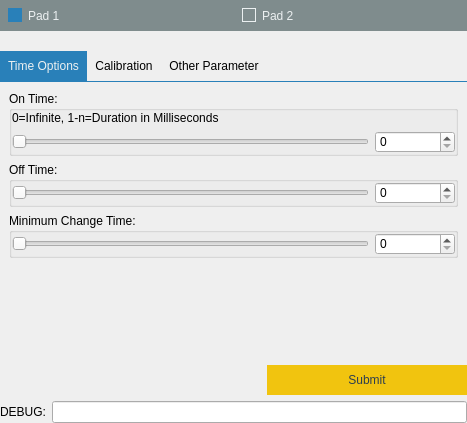
<?xml version="1.0" encoding="UTF-8"?>
<ui version="4.0">
 <class>ConfigurationDialog</class>
 <widget class="QDialog" name="ConfigurationDialog">
  <property name="geometry">
   <rect>
    <x>0</x>
    <y>0</y>
    <width>467</width>
    <height>423</height>
   </rect>
  </property>
  <property name="windowTitle">
   <string>Dialog</string>
  </property>
  <layout class="QGridLayout" name="gridLayout">
   <property name="leftMargin">
    <number>0</number>
   </property>
   <property name="topMargin">
    <number>0</number>
   </property>
   <property name="rightMargin">
    <number>0</number>
   </property>
   <property name="bottomMargin">
    <number>0</number>
   </property>
   <item row="0" column="0">
    <widget class="QWidget" name="widget_4" native="true">
     <layout class="QHBoxLayout" name="horizontalLayout_3">
      <property name="spacing">
       <number>0</number>
      </property>
      <property name="leftMargin">
       <number>0</number>
      </property>
      <property name="topMargin">
       <number>0</number>
      </property>
      <property name="rightMargin">
       <number>0</number>
      </property>
      <property name="bottomMargin">
       <number>0</number>
      </property>
      <item>
       <widget class="QRadioButton" name="pad1Button">
        <property name="styleSheet">
         <string notr="true">QRadioButton{
     background:#7f8c8d;
	padding: 8px;
	color:#ecf0f1;
}
QRadioButton:indicator{
     background:#7f8c8d;
	  border-radius: 8px;
	border: 1px solid #ecf0f1;
}
 QRadioButton::indicator::unchecked {
     background:#7f8c8d;

 }
 QRadioButton::indicator::checked {
     background:#2980b9;
	border:transparent;
 }
</string>
        </property>
        <property name="text">
         <string>Pad 1</string>
        </property>
        <property name="checked">
         <bool>true</bool>
        </property>
        <property name="autoExclusive">
         <bool>true</bool>
        </property>
       </widget>
      </item>
      <item>
       <widget class="QRadioButton" name="pad2Button">
        <property name="styleSheet">
         <string notr="true">QRadioButton{
     background:#7f8c8d;
	padding: 8px;
	color:#ecf0f1;
}
QRadioButton:indicator{
     background:#7f8c8d;
	  border-radius: 8px;
	border: 1px solid #ecf0f1;
}
 QRadioButton::indicator::unchecked {
     background:#7f8c8d;

 }
 QRadioButton::indicator::checked {
     background:#2980b9;
	border:transparent;
 }
</string>
        </property>
        <property name="text">
         <string>Pad 2</string>
        </property>
       </widget>
      </item>
     </layout>
    </widget>
   </item>
   <item row="1" column="0">
    <widget class="QWidget" name="stateWidget" native="true">
     <property name="minimumSize">
      <size>
       <width>0</width>
       <height>8</height>
      </size>
     </property>
     <property name="maximumSize">
      <size>
       <width>16777215</width>
       <height>8</height>
      </size>
     </property>
     <layout class="QHBoxLayout" name="horizontalLayout_7"/>
    </widget>
   </item>
   <item row="2" column="0">
    <widget class="QWidget" name="widget" native="true">
     <property name="sizePolicy">
      <sizepolicy hsizetype="MinimumExpanding" vsizetype="MinimumExpanding">
       <horstretch>0</horstretch>
       <verstretch>0</verstretch>
      </sizepolicy>
     </property>
     <property name="minimumSize">
      <size>
       <width>0</width>
       <height>120</height>
      </size>
     </property>
     <layout class="QHBoxLayout" name="horizontalLayout_5">
      <property name="spacing">
       <number>0</number>
      </property>
      <property name="leftMargin">
       <number>0</number>
      </property>
      <property name="topMargin">
       <number>0</number>
      </property>
      <property name="rightMargin">
       <number>0</number>
      </property>
      <property name="bottomMargin">
       <number>0</number>
      </property>
      <item>
       <widget class="QWidget" name="widget_2" native="true">
        <layout class="QVBoxLayout" name="verticalLayout_8">
         <property name="leftMargin">
          <number>0</number>
         </property>
         <property name="topMargin">
          <number>0</number>
         </property>
         <property name="rightMargin">
          <number>0</number>
         </property>
         <property name="bottomMargin">
          <number>0</number>
         </property>
        </layout>
       </widget>
      </item>
      <item>
       <widget class="QWidget" name="widget_6" native="true">
        <property name="minimumSize">
         <size>
          <width>0</width>
          <height>127</height>
         </size>
        </property>
        <layout class="QHBoxLayout" name="horizontalLayout_12">
         <property name="spacing">
          <number>0</number>
         </property>
         <property name="leftMargin">
          <number>0</number>
         </property>
         <property name="topMargin">
          <number>0</number>
         </property>
         <property name="rightMargin">
          <number>0</number>
         </property>
         <property name="bottomMargin">
          <number>0</number>
         </property>
         <item>
          <widget class="QTabWidget" name="tabWidget">
           <property name="styleSheet">
            <string notr="true"> QTabWidget::pane { /* The tab widget frame */
	border:none;
   border-top: 1px solid #2980b9;
	background:transparent;
 }

 QTabWidget::tab-bar {
     left: 0px; /* move to the right by 5px */
 }

 /* Style the tab using the tab sub-control. Note that
     it reads QTabBar _not_ QTabWidget */
 QTabBar::tab {
	background:transparent;
	min-width: 8ex;
    padding: 8px;
 }

 QTabBar::tab:selected, QTabBar::tab:hover {
     background: #2980b9;
	 color:#ecf0f1;
 }

 QTabBar::tab:selected {
     border-color: #9B9B9B;
     border-bottom-color: #C2C7CB; /* same as pane color */
 }

 QTabBar::tab:!selected {
 }

 /* make use of negative margins for overlapping tabs */
 QTabBar::tab:selected {

 }

 QTabBar::tab:first:selected {
     margin-left: 0; /* the first selected tab has nothing to overlap with on the left */
 }

 QTabBar::tab:last:selected {
     margin-right: 0; /* the last selected tab has nothing to overlap with on the right */
 }

 QTabBar::tab:only-one {
     margin: 0; /* if there is only one tab, we don't want overlapping margins */
 }</string>
           </property>
           <property name="currentIndex">
            <number>0</number>
           </property>
           <widget class="QWidget" name="tab">
            <attribute name="title">
             <string>Time Options</string>
            </attribute>
            <layout class="QVBoxLayout" name="verticalLayout">
             <item>
              <widget class="QGroupBox" name="groupBox_2">
               <property name="sizePolicy">
                <sizepolicy hsizetype="Preferred" vsizetype="Fixed">
                 <horstretch>0</horstretch>
                 <verstretch>0</verstretch>
                </sizepolicy>
               </property>
               <property name="title">
                <string>On Time:</string>
               </property>
               <layout class="QVBoxLayout" name="verticalLayout_3">
                <property name="leftMargin">
                 <number>0</number>
                </property>
                <property name="topMargin">
                 <number>0</number>
                </property>
                <property name="rightMargin">
                 <number>0</number>
                </property>
                <property name="bottomMargin">
                 <number>0</number>
                </property>
                <item>
                 <widget class="QLabel" name="label_2">
                  <property name="text">
                   <string>0=Infinite, 1-n=Duration in Milliseconds</string>
                  </property>
                 </widget>
                </item>
                <item>
                 <widget class="QWidget" name="widget_9" native="true">
                  <layout class="QHBoxLayout" name="horizontalLayout">
                   <property name="leftMargin">
                    <number>0</number>
                   </property>
                   <property name="topMargin">
                    <number>0</number>
                   </property>
                   <property name="rightMargin">
                    <number>0</number>
                   </property>
                   <property name="bottomMargin">
                    <number>0</number>
                   </property>
                   <item>
                    <widget class="QSlider" name="onTimeSlider">
                     <property name="maximum">
                      <number>127</number>
                     </property>
                     <property name="orientation">
                      <enum>Qt::Horizontal</enum>
                     </property>
                    </widget>
                   </item>
                   <item>
                    <widget class="QSpinBox" name="onTimeBox">
                     <property name="sizePolicy">
                      <sizepolicy hsizetype="Minimum" vsizetype="Fixed">
                       <horstretch>0</horstretch>
                       <verstretch>0</verstretch>
                      </sizepolicy>
                     </property>
                     <property name="minimumSize">
                      <size>
                       <width>80</width>
                       <height>0</height>
                      </size>
                     </property>
                     <property name="maximum">
                      <number>200000</number>
                     </property>
                    </widget>
                   </item>
                  </layout>
                 </widget>
                </item>
               </layout>
              </widget>
             </item>
             <item>
              <widget class="QGroupBox" name="groupBox_5">
               <property name="sizePolicy">
                <sizepolicy hsizetype="MinimumExpanding" vsizetype="Fixed">
                 <horstretch>0</horstretch>
                 <verstretch>0</verstretch>
                </sizepolicy>
               </property>
               <property name="title">
                <string>Off Time:</string>
               </property>
               <layout class="QVBoxLayout" name="verticalLayout_7">
                <property name="leftMargin">
                 <number>0</number>
                </property>
                <property name="topMargin">
                 <number>0</number>
                </property>
                <property name="rightMargin">
                 <number>0</number>
                </property>
                <property name="bottomMargin">
                 <number>0</number>
                </property>
                <item>
                 <widget class="QWidget" name="widget_18" native="true">
                  <layout class="QHBoxLayout" name="horizontalLayout_14">
                   <property name="leftMargin">
                    <number>0</number>
                   </property>
                   <property name="topMargin">
                    <number>0</number>
                   </property>
                   <property name="rightMargin">
                    <number>0</number>
                   </property>
                   <property name="bottomMargin">
                    <number>0</number>
                   </property>
                   <item>
                    <widget class="QSlider" name="offTimeSlider">
                     <property name="maximum">
                      <number>5000</number>
                     </property>
                     <property name="orientation">
                      <enum>Qt::Horizontal</enum>
                     </property>
                    </widget>
                   </item>
                   <item>
                    <widget class="QSpinBox" name="offTimeBox">
                     <property name="minimumSize">
                      <size>
                       <width>80</width>
                       <height>0</height>
                      </size>
                     </property>
                     <property name="maximum">
                      <number>200000</number>
                     </property>
                    </widget>
                   </item>
                  </layout>
                 </widget>
                </item>
               </layout>
              </widget>
             </item>
             <item>
              <widget class="QGroupBox" name="groupBox">
               <property name="sizePolicy">
                <sizepolicy hsizetype="MinimumExpanding" vsizetype="Fixed">
                 <horstretch>0</horstretch>
                 <verstretch>0</verstretch>
                </sizepolicy>
               </property>
               <property name="title">
                <string>Minimum Change Time:</string>
               </property>
               <layout class="QVBoxLayout" name="verticalLayout_5">
                <property name="leftMargin">
                 <number>0</number>
                </property>
                <property name="topMargin">
                 <number>0</number>
                </property>
                <property name="rightMargin">
                 <number>0</number>
                </property>
                <property name="bottomMargin">
                 <number>0</number>
                </property>
                <item>
                 <widget class="QWidget" name="widget_17" native="true">
                  <layout class="QHBoxLayout" name="horizontalLayout_13">
                   <property name="leftMargin">
                    <number>0</number>
                   </property>
                   <property name="topMargin">
                    <number>0</number>
                   </property>
                   <property name="rightMargin">
                    <number>0</number>
                   </property>
                   <property name="bottomMargin">
                    <number>0</number>
                   </property>
                   <item>
                    <widget class="QSlider" name="minimalChangeTimeSlider">
                     <property name="maximum">
                      <number>5000</number>
                     </property>
                     <property name="orientation">
                      <enum>Qt::Horizontal</enum>
                     </property>
                    </widget>
                   </item>
                   <item>
                    <widget class="QSpinBox" name="minimalChangeTimeBox">
                     <property name="minimumSize">
                      <size>
                       <width>80</width>
                       <height>0</height>
                      </size>
                     </property>
                     <property name="maximum">
                      <number>200000</number>
                     </property>
                    </widget>
                   </item>
                  </layout>
                 </widget>
                </item>
               </layout>
              </widget>
             </item>
             <item>
              <spacer name="verticalSpacer_2">
               <property name="orientation">
                <enum>Qt::Vertical</enum>
               </property>
               <property name="sizeHint" stdset="0">
                <size>
                 <width>20</width>
                 <height>40</height>
                </size>
               </property>
              </spacer>
             </item>
            </layout>
           </widget>
           <widget class="QWidget" name="tab_2">
            <attribute name="title">
             <string>Calibration</string>
            </attribute>
            <layout class="QVBoxLayout" name="verticalLayout_2">
             <item>
              <widget class="QGroupBox" name="groupBox_3">
               <property name="sizePolicy">
                <sizepolicy hsizetype="Preferred" vsizetype="Fixed">
                 <horstretch>0</horstretch>
                 <verstretch>0</verstretch>
                </sizepolicy>
               </property>
               <property name="title">
                <string>Minimal Calibration</string>
               </property>
               <layout class="QVBoxLayout" name="verticalLayout_4">
                <property name="leftMargin">
                 <number>0</number>
                </property>
                <property name="topMargin">
                 <number>0</number>
                </property>
                <property name="rightMargin">
                 <number>0</number>
                </property>
                <property name="bottomMargin">
                 <number>0</number>
                </property>
                <item>
                 <widget class="QLabel" name="label_3">
                  <property name="text">
                   <string>0=low, 100=high. Values are percentage</string>
                  </property>
                 </widget>
                </item>
                <item>
                 <widget class="QWidget" name="widget_10" native="true">
                  <layout class="QHBoxLayout" name="horizontalLayout_4">
                   <property name="leftMargin">
                    <number>0</number>
                   </property>
                   <property name="topMargin">
                    <number>0</number>
                   </property>
                   <property name="rightMargin">
                    <number>0</number>
                   </property>
                   <property name="bottomMargin">
                    <number>0</number>
                   </property>
                   <item>
                    <widget class="QSlider" name="minCalibrationSlider">
                     <property name="maximum">
                      <number>100</number>
                     </property>
                     <property name="orientation">
                      <enum>Qt::Horizontal</enum>
                     </property>
                    </widget>
                   </item>
                   <item>
                    <widget class="QSpinBox" name="minCalibration">
                     <property name="sizePolicy">
                      <sizepolicy hsizetype="Minimum" vsizetype="Fixed">
                       <horstretch>0</horstretch>
                       <verstretch>0</verstretch>
                      </sizepolicy>
                     </property>
                     <property name="minimumSize">
                      <size>
                       <width>80</width>
                       <height>0</height>
                      </size>
                     </property>
                     <property name="maximum">
                      <number>100</number>
                     </property>
                    </widget>
                   </item>
                  </layout>
                 </widget>
                </item>
               </layout>
              </widget>
             </item>
             <item>
              <widget class="QGroupBox" name="groupBox_4">
               <property name="sizePolicy">
                <sizepolicy hsizetype="Preferred" vsizetype="Fixed">
                 <horstretch>0</horstretch>
                 <verstretch>0</verstretch>
                </sizepolicy>
               </property>
               <property name="title">
                <string>Maximal Calibration</string>
               </property>
               <layout class="QVBoxLayout" name="verticalLayout_6">
                <property name="leftMargin">
                 <number>0</number>
                </property>
                <property name="topMargin">
                 <number>0</number>
                </property>
                <property name="rightMargin">
                 <number>0</number>
                </property>
                <property name="bottomMargin">
                 <number>0</number>
                </property>
                <item>
                 <widget class="QLabel" name="label_5">
                  <property name="text">
                   <string>0=low, 100=high. Values are percentage</string>
                  </property>
                 </widget>
                </item>
                <item>
                 <widget class="QWidget" name="widget_11" native="true">
                  <layout class="QHBoxLayout" name="horizontalLayout_6">
                   <property name="leftMargin">
                    <number>0</number>
                   </property>
                   <property name="topMargin">
                    <number>0</number>
                   </property>
                   <property name="rightMargin">
                    <number>0</number>
                   </property>
                   <property name="bottomMargin">
                    <number>0</number>
                   </property>
                   <item>
                    <widget class="QSlider" name="maxCalibrationSlider">
                     <property name="maximum">
                      <number>100</number>
                     </property>
                     <property name="orientation">
                      <enum>Qt::Horizontal</enum>
                     </property>
                    </widget>
                   </item>
                   <item>
                    <widget class="QSpinBox" name="maxCalibration">
                     <property name="sizePolicy">
                      <sizepolicy hsizetype="Minimum" vsizetype="Fixed">
                       <horstretch>0</horstretch>
                       <verstretch>0</verstretch>
                      </sizepolicy>
                     </property>
                     <property name="minimumSize">
                      <size>
                       <width>80</width>
                       <height>0</height>
                      </size>
                     </property>
                     <property name="maximum">
                      <number>100</number>
                     </property>
                    </widget>
                   </item>
                  </layout>
                 </widget>
                </item>
               </layout>
              </widget>
             </item>
             <item>
              <widget class="QWidget" name="widget_7" native="true">
               <layout class="QHBoxLayout" name="horizontalLayout_10">
                <property name="leftMargin">
                 <number>0</number>
                </property>
                <property name="topMargin">
                 <number>0</number>
                </property>
                <property name="rightMargin">
                 <number>0</number>
                </property>
                <property name="bottomMargin">
                 <number>0</number>
                </property>
                <item>
                 <widget class="QPushButton" name="pushButton_2">
                  <property name="styleSheet">
                   <string notr="true">QPushButton{
border:none;
background:#2980b9;
padding: 8px;
color:#ecf0f1;
}</string>
                  </property>
                  <property name="text">
                   <string>Start Calibration</string>
                  </property>
                 </widget>
                </item>
                <item>
                 <spacer name="horizontalSpacer_3">
                  <property name="orientation">
                   <enum>Qt::Horizontal</enum>
                  </property>
                  <property name="sizeHint" stdset="0">
                   <size>
                    <width>40</width>
                    <height>20</height>
                   </size>
                  </property>
                 </spacer>
                </item>
                <item>
                 <widget class="QCheckBox" name="minCalibrationChecked">
                  <property name="styleSheet">
                   <string notr="true">QCheckBox{
border:none;
background:#2980b9;
padding: 8px;
color:#ecf0f1;
}

 QCheckBox::indicator {
position:absolute;
	visibility:colapse;
     width: 0px;
     height: 0px;
		padding:0;
 		margin:0;
 }
</string>
                  </property>
                  <property name="text">
                   <string>Define Minimum</string>
                  </property>
                 </widget>
                </item>
                <item>
                 <widget class="QPushButton" name="pushButton_3">
                  <property name="styleSheet">
                   <string notr="true">QPushButton{
border:none;
background:#f1c40f;
padding: 8px;
color:#2c3e50;
}</string>
                  </property>
                  <property name="text">
                   <string>Define Maximum</string>
                  </property>
                 </widget>
                </item>
               </layout>
              </widget>
             </item>
             <item>
              <spacer name="verticalSpacer">
               <property name="orientation">
                <enum>Qt::Vertical</enum>
               </property>
               <property name="sizeHint" stdset="0">
                <size>
                 <width>20</width>
                 <height>40</height>
                </size>
               </property>
              </spacer>
             </item>
            </layout>
           </widget>
           <widget class="QWidget" name="tab_3">
            <attribute name="title">
             <string>Other Parameter</string>
            </attribute>
            <layout class="QVBoxLayout" name="verticalLayout_10">
             <item>
              <widget class="QGroupBox" name="groupBox_7">
               <property name="title">
                <string>On | Off</string>
               </property>
               <layout class="QHBoxLayout" name="horizontalLayout_8">
                <item>
                 <widget class="QPushButton" name="onButton">
                  <property name="sizePolicy">
                   <sizepolicy hsizetype="Minimum" vsizetype="Fixed">
                    <horstretch>0</horstretch>
                    <verstretch>0</verstretch>
                   </sizepolicy>
                  </property>
                  <property name="text">
                   <string>On</string>
                  </property>
                 </widget>
                </item>
                <item>
                 <widget class="QPushButton" name="offButton">
                  <property name="text">
                   <string>Off</string>
                  </property>
                 </widget>
                </item>
                <item>
                 <spacer name="horizontalSpacer">
                  <property name="orientation">
                   <enum>Qt::Horizontal</enum>
                  </property>
                  <property name="sizeHint" stdset="0">
                   <size>
                    <width>40</width>
                    <height>20</height>
                   </size>
                  </property>
                 </spacer>
                </item>
               </layout>
              </widget>
             </item>
             <item>
              <widget class="QGroupBox" name="groupBox_6">
               <property name="title">
                <string>Sync</string>
               </property>
               <layout class="QVBoxLayout" name="verticalLayout_9">
                <item>
                 <widget class="QLabel" name="label">
                  <property name="text">
                   <string>All selected channel will performe equal to the current channel</string>
                  </property>
                 </widget>
                </item>
                <item>
                 <widget class="QCheckBox" name="checkBox">
                  <property name="text">
                   <string>Pad 2</string>
                  </property>
                 </widget>
                </item>
               </layout>
              </widget>
             </item>
             <item>
              <spacer name="verticalSpacer_3">
               <property name="orientation">
                <enum>Qt::Vertical</enum>
               </property>
               <property name="sizeHint" stdset="0">
                <size>
                 <width>20</width>
                 <height>40</height>
                </size>
               </property>
              </spacer>
             </item>
            </layout>
           </widget>
          </widget>
         </item>
        </layout>
       </widget>
      </item>
     </layout>
    </widget>
   </item>
   <item row="3" column="0">
    <widget class="QWidget" name="widget_5" native="true">
     <layout class="QHBoxLayout" name="horizontalLayout_9">
      <property name="leftMargin">
       <number>0</number>
      </property>
      <property name="topMargin">
       <number>0</number>
      </property>
      <property name="rightMargin">
       <number>0</number>
      </property>
      <property name="bottomMargin">
       <number>0</number>
      </property>
      <item>
       <spacer name="horizontalSpacer_2">
        <property name="orientation">
         <enum>Qt::Horizontal</enum>
        </property>
        <property name="sizeHint" stdset="0">
         <size>
          <width>40</width>
          <height>20</height>
         </size>
        </property>
       </spacer>
      </item>
      <item>
       <widget class="QPushButton" name="pushButton">
        <property name="minimumSize">
         <size>
          <width>200</width>
          <height>0</height>
         </size>
        </property>
        <property name="maximumSize">
         <size>
          <width>300</width>
          <height>16777215</height>
         </size>
        </property>
        <property name="styleSheet">
         <string notr="true">QPushButton{
border:none;
background:#f1c40f;
padding: 8px;
color:#2c3e50;
}</string>
        </property>
        <property name="text">
         <string>Submit</string>
        </property>
       </widget>
      </item>
     </layout>
    </widget>
   </item>
   <item row="4" column="0">
    <widget class="QWidget" name="widget_3" native="true">
     <layout class="QHBoxLayout" name="horizontalLayout_2">
      <property name="leftMargin">
       <number>0</number>
      </property>
      <property name="topMargin">
       <number>0</number>
      </property>
      <property name="rightMargin">
       <number>0</number>
      </property>
      <property name="bottomMargin">
       <number>0</number>
      </property>
      <item>
       <widget class="QLabel" name="label_4">
        <property name="text">
         <string>DEBUG:</string>
        </property>
       </widget>
      </item>
      <item>
       <widget class="QLineEdit" name="lineEdit"/>
      </item>
     </layout>
    </widget>
   </item>
  </layout>
 </widget>
 <resources/>
 <connections>
  <connection>
   <sender>onTimeSlider</sender>
   <signal>valueChanged(int)</signal>
   <receiver>onTimeBox</receiver>
   <slot>setValue(int)</slot>
   <hints>
    <hint type="sourcelabel">
     <x>93</x>
     <y>128</y>
    </hint>
    <hint type="destinationlabel">
     <x>399</x>
     <y>132</y>
    </hint>
   </hints>
  </connection>
  <connection>
   <sender>offTimeSlider</sender>
   <signal>valueChanged(int)</signal>
   <receiver>offTimeBox</receiver>
   <slot>setValue(int)</slot>
   <hints>
    <hint type="sourcelabel">
     <x>189</x>
     <y>169</y>
    </hint>
    <hint type="destinationlabel">
     <x>389</x>
     <y>173</y>
    </hint>
   </hints>
  </connection>
  <connection>
   <sender>minimalChangeTimeSlider</sender>
   <signal>valueChanged(int)</signal>
   <receiver>minimalChangeTimeBox</receiver>
   <slot>setValue(int)</slot>
   <hints>
    <hint type="sourcelabel">
     <x>284</x>
     <y>217</y>
    </hint>
    <hint type="destinationlabel">
     <x>402</x>
     <y>223</y>
    </hint>
   </hints>
  </connection>
  <connection>
   <sender>onTimeBox</sender>
   <signal>valueChanged(int)</signal>
   <receiver>onTimeSlider</receiver>
   <slot>setValue(int)</slot>
   <hints>
    <hint type="sourcelabel">
     <x>441</x>
     <y>130</y>
    </hint>
    <hint type="destinationlabel">
     <x>256</x>
     <y>133</y>
    </hint>
   </hints>
  </connection>
  <connection>
   <sender>offTimeBox</sender>
   <signal>valueChanged(int)</signal>
   <receiver>offTimeSlider</receiver>
   <slot>setValue(int)</slot>
   <hints>
    <hint type="sourcelabel">
     <x>449</x>
     <y>183</y>
    </hint>
    <hint type="destinationlabel">
     <x>237</x>
     <y>178</y>
    </hint>
   </hints>
  </connection>
  <connection>
   <sender>minimalChangeTimeBox</sender>
   <signal>valueChanged(int)</signal>
   <receiver>minimalChangeTimeSlider</receiver>
   <slot>setValue(int)</slot>
   <hints>
    <hint type="sourcelabel">
     <x>443</x>
     <y>219</y>
    </hint>
    <hint type="destinationlabel">
     <x>271</x>
     <y>224</y>
    </hint>
   </hints>
  </connection>
 </connections>
</ui>
